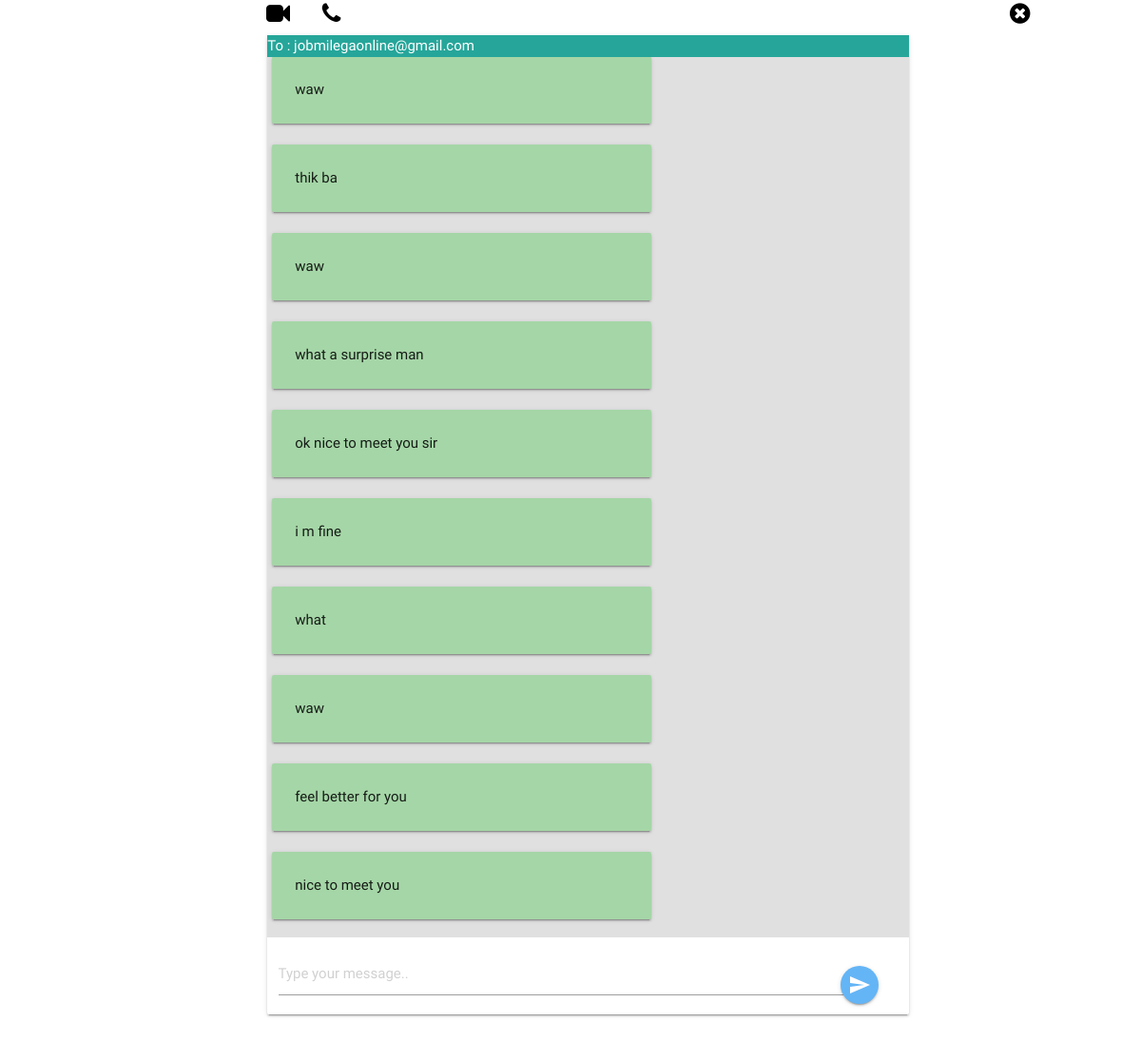
/chat/30/2/, run on the app's committed database.
### job/models.py (models this page shows)
class Message(models.Model):
    sender = models.ForeignKey(User, on_delete=models.CASCADE, related_name='sender')
    receiver = models.ForeignKey(User, on_delete=models.CASCADE, related_name='receiver')
    message = models.CharField(max_length=1200)
    timestamp = models.DateTimeField(auto_now_add=True)
    is_read = models.BooleanField(default=False)
    def __str__(self):
        return self.message
    class Meta:
        ordering = ('timestamp',)

### job/views.py (the view)
# urls.py: path('chat/<int:sender>/<int:receiver>/', views.message_view, name='chat'),
def message_view(request, sender, receiver):
    user = request.user
    receivername=User.objects.get(id=receiver)
    if request.method == "GET":
       d= {'users': User.objects.exclude(username=request.user.username),
            'receiver': User.objects.get(id=receiver),
            'messages': Message.objects.filter(sender_id=sender, receiver_id=receiver) |
                        Message.objects.filter(sender_id=receiver, receiver_id=sender),
           'receivername': receivername }
    return render(request, "messages.html",d)

### job/templates/messages.html (shortened to what this page needs)
{% extends 'chat.html' %}
{% block messages %}
    {% for message in messages %}
    {% if message.sender == request.user %}
<div class="card-panel right yellow lighten-3" style="width: 60%; position: relative;">
    <div style="position: absolute; top: 0; left:3px; font-weight: bolder" class="title"></div>
    {{ message }}
</div>
    {% else %}
<div class="card-panel left green lighten-3" style="width: 60%; position: relative">
    {{ message }}
</div>
    {% endif %}
    {% endfor %}
{% endblock %}

### job/templates/chat.html (shortened to what this page needs)
{% load static %}
<head>
        <link type="text/css" rel="stylesheet" href="{% static 'css/materialize.min.css' %}"  media="screen,projection"/>
        <link type="text/css" rel="stylesheet" href="{% static 'css/style.css' %}"  media="screen,projection"/>
       <link rel="stylesheet" href="https://cdnjs.cloudflare.com/ajax/libs/font-awesome/4.7.0/css/font-awesome.min.css">
    </head>
<i style="margin-left:280px;font-size:25px;margin-top:2px;position-fixed;color:black" class="fa fa-video-camera" ></i>
 <i style="margin-left:30px;font-size:25px;margin-top:2px;position-fixed;color:black" class="fa fa-phone" ></i>
<div class="section" style="height: 80vh;margin-top:-15px;margin-left: 270px;">
    <div class="row">
        <div class="col s9">
            <div class="card">
                 <div style="background-color:#26a69a;color:white;border-radius:0px 0px 0px 0px;">
               To : {{receivername.username }}
                 </div>
            <div id="board" class="section grey lighten-2" style="height: 68vh; padding: 5px; overflow-y: scroll">
                {% block messages %}
                {% endblock %}
            </div>
            <form id="chat-box" class="form-group {% block hide %}hide{% endblock %}" method="post">
                <div class="row">
                    <div class="col s11">
                        <div class="input-field">
                            <input id="id_message" name="message" type="text" placeholder="Type your message..">
                        </div>
                    </div>
                    <div class="col s1" style="line-height: 80px;margin-top:30px;margin-left:-2vh">
                        <button class="btn btn-floating blue lighten-2 waves-effect waves-light"><i class="material-icons">send</i></button>
                    </div>
                </div>
            </form>
            </div>
        </div>
    </div>
    </div>
    {% load static %}

### data on the page
Message: message "waw"
Message: message "thik ba"
Message: message "waw"
Message: message "what a surprise man"
Message: message "ok nice to meet you sir"
Message: message "i m fine"
Message: message "what"
Message: message "waw"
Message: message "feel better for you"
Message: message "nice to meet you"

### other printed values
{{ receivername.username }} "jobmilegaonline@gmail.com"
